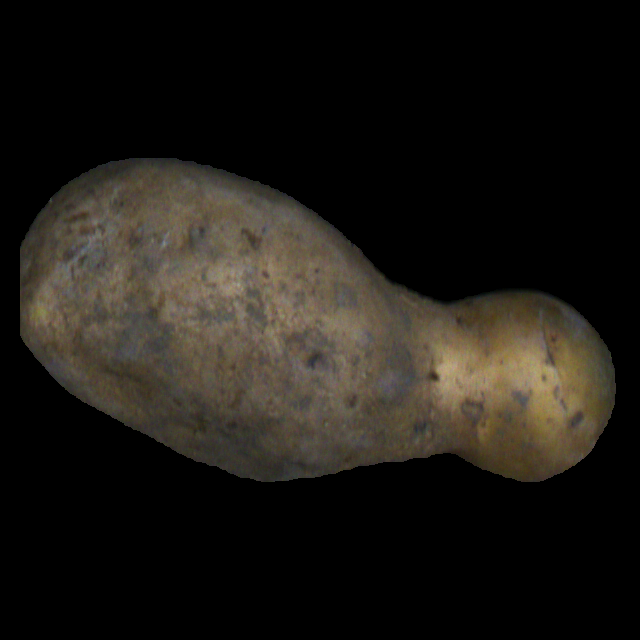
#> input picture potato_good_malformed/malformed_potatoes_fourier_2_class/malformed/sd_malformed_12_2_1_114_9.png, 640 x 640 px, found by its file name
$ jupyter execute --allow-errors fourier_classification.ipynb   (shell and % lines are left out)
#> lines starting #> are read from the running program, lines starting #| are printed output that depends on the picture; after the words box and inside, x2 and y2 are one past the last pixel; in counts of white or black regions, pixels touching at a corner belong together
[cell 1]
# Imports

import cv2
import numpy as np
from scipy.interpolate import interp1d
from pyefd import elliptic_fourier_descriptors
from matplotlib import pyplot as plt
import pathlib

[cell 2]
def process_image_and_calculate_dft(image_path, target_length=256):

    # Load image
#> called with target_length = 256
    img = cv2.imread(image_path, cv2.IMREAD_UNCHANGED)
#> img is the input picture: shape (640, 640, 3); mean B, G, R 20.9, 25.9, 29.1
    gray = cv2.cvtColor(img, cv2.COLOR_BGR2GRAY)
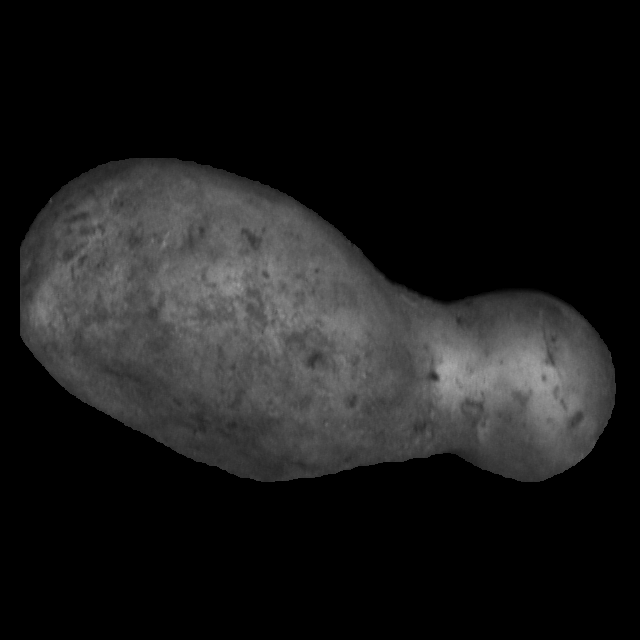
#> gray: shape (640, 640); min 0, max 170, mean 26.3
    blur = cv2.GaussianBlur(gray, (5, 5), 0)

    _, thresh = cv2.threshold(blur, 1, 255, cv2.THRESH_BINARY)
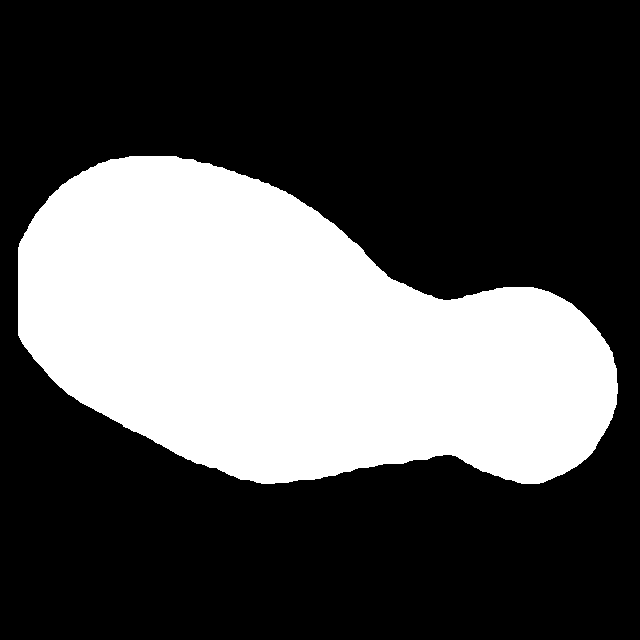
#> thresh: shape (640, 640); 32.4% white; 1 white region

    # [5 lines of commented-out code are left out]

    contours, _ = cv2.findContours(thresh, cv2.RETR_EXTERNAL, cv2.CHAIN_APPROX_NONE)
#> contours = 1 contour; box (x1, y1, x2, y2) and area: (18, 156, 618, 484) 131861

    if not contours:
        raise ValueError("No contours found")

    coeffs = []

    for cnt in contours:
        # Find the coefficients of the contours
        coeffs.append(elliptic_fourier_descriptors(np.squeeze(cnt, axis=1), order=10))
#> this loop made 1 pass
#> after the loop, coeffs = []
#> call 2 of process_image_and_calculate_dft, with target_length = 256
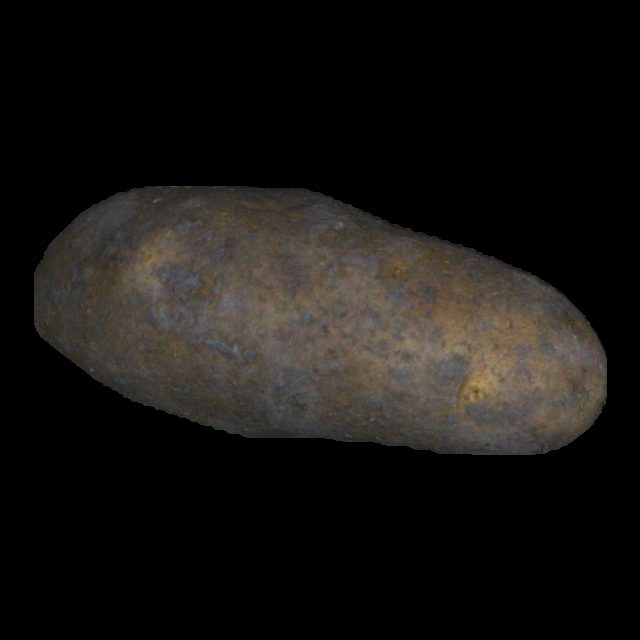
#> input picture potato_good_malformed/malformed_potatoes_fourier_2_class/good/Afra_12_2_1_100_3.png, 640 x 640 px
#> in process_image_and_calculate_dft, img is the input picture: shape (640, 640, 3); mean B, G, R 19, 21.3, 23.5
#> in process_image_and_calculate_dft (call 2), `gray = cv2.cvtColor(img, cv2.COLOR_BGR2GRAY)`:
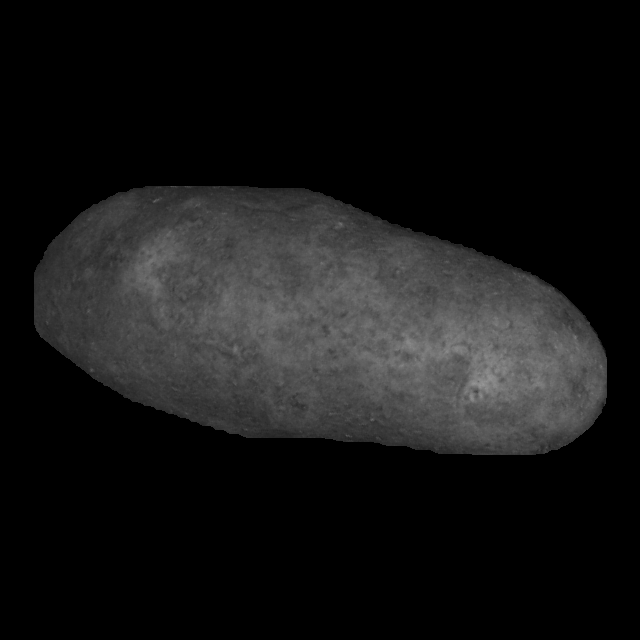
#> gray: shape (640, 640); min 0, max 152, mean 21.7
#> in process_image_and_calculate_dft (call 2), `_, thresh = cv2.threshold(blur, 1, 255, cv2.THRESH_BINARY)`:
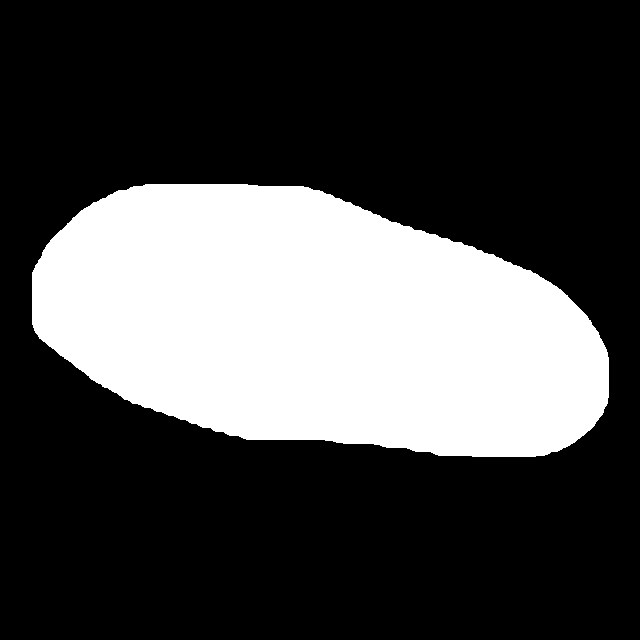
#> thresh: shape (640, 640); 28.9% white; 1 white region
#> in process_image_and_calculate_dft (call 2), `contours, _ = cv2.findContours(thresh, cv2.RETR_EXTERNAL, cv2.CHAIN_AP..`: contours = 1 contour; box (x1, y1, x2, y2) and area: (32, 184, 609, 457) 117640

    potato_contour = max(contours, key=cv2.contourArea)

    M = cv2.moments(potato_contour)

    if M['m00'] == 0:
        raise ValueError("Invalid contour")

    # Calculate the centroid
    cx = int(M['m10']/M['m00'])
    cy = int(M['m01']/M['m00'])

    potato_contour = potato_contour.squeeze()

    distances = np.sqrt((potato_contour[:, 0] - cx)**2 + (potato_contour[:, 1] - cy)**2)

    x_old = np.linspace(0, 1, len(distances))
    f = interp1d(x_old, distances, kind='linear')
    x_new = np.linspace(0, 1, target_length)

    distances_interpolated = f(x_new)

    # Normalize the interpolated distances so that the maximum distance is 250
    max_distance = np.max(distances_interpolated)
    distances_normalized = distances_interpolated / max_distance * 250

    dft_result = np.fft.fft(distances_normalized)

    dft_magnitude = np.abs(dft_result)

    return dft_magnitude
